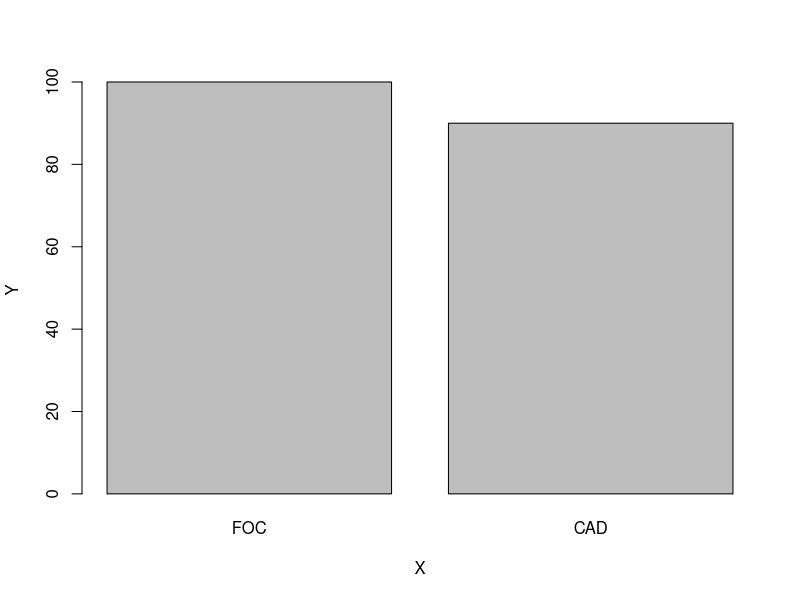
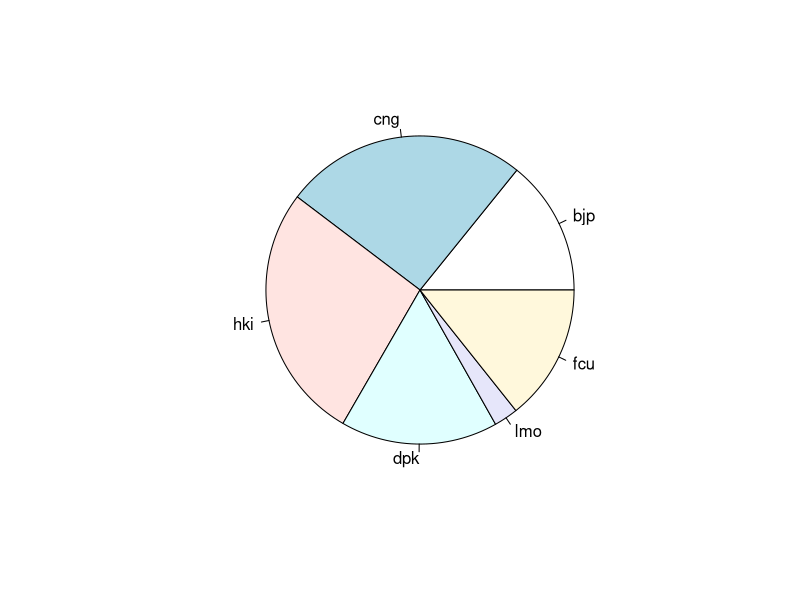
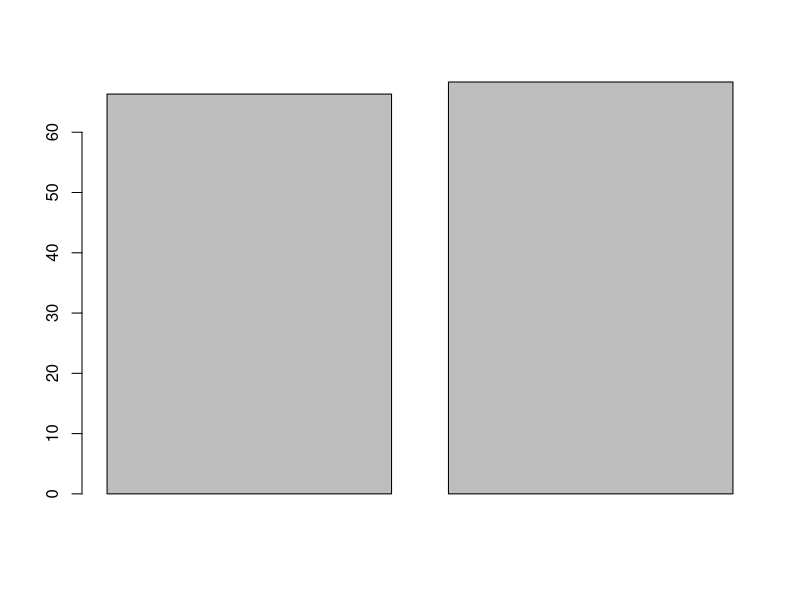

Here is the R script that generated these plots, in order:
## ---- chunk 1
stud = read.csv("q10.csv")
stud = unlist(stud[2,2:3])
stud
barplot(stud, names.arg = c("FOC","CAD"), xlab = "X", ylab = "Y")
## ---- chunk 2
elect = read.csv("q10(2).csv")
elect_name = elect$party
elect_votes = elect$votes
pie(elect_votes,elect_name)
## ---- chunk 3

stud = read.csv("q10.csv")
stud$avg = rowMeans(stud[2:3])
female = stud[stud$Gender == "F",]
male = stud[stud$Gender == "M",]
female_avg = mean(female$avg)
male_avg = mean(male$avg)
gender_avg = c(male_avg,female_avg)
barplot(gender_avg)
